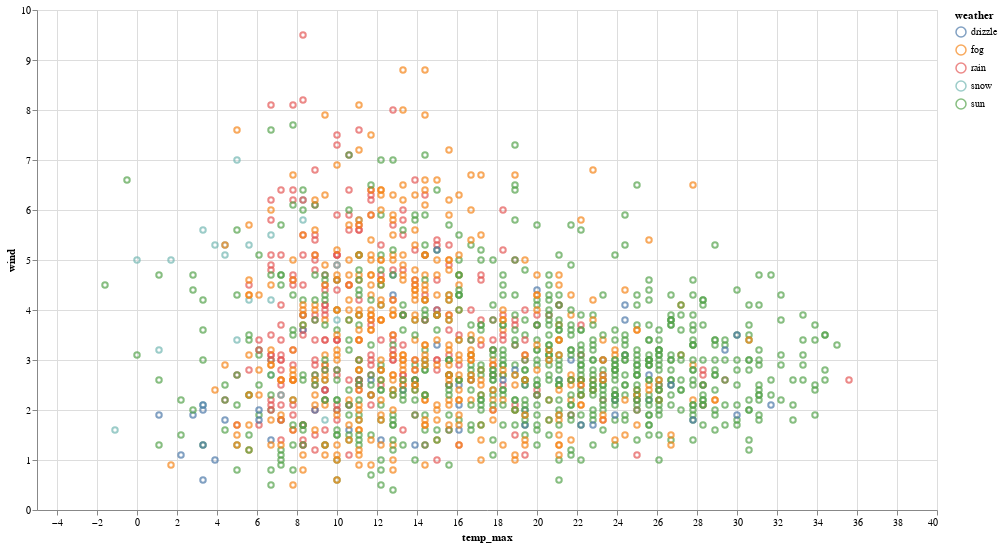

Notebook cell for this chart:
### Code cell
'''tooltip arguments is going to signify what we are going to see when we hover over the data points'''
alt.Chart(weather_data, height = 500, width = 900) \
    .mark_point() \
    .encode(x = 'temp_max:Q',
               y = 'wind:Q',
               color = 'weather:N',
               tooltip = ['weather','temp_max']) \
.interactive()

### Figure 1 — Vega-Lite specification as saved in the notebook (floating-point values rounded to 4 significant figures; data arrays with more than 128 entries replaced by an {"elided": "..."} marker saying what was removed)
{"$schema": "https://vega.github.io/schema/vega-lite/v4.8.1.json", "config": {"view": {"continuousHeight": 300, "continuousWidth": 400}}, "data": {"name": "data-34c913c2ef68cd4023ca26de0be7dcb4"}, "datasets": {"data-34c913c2ef68cd4023ca26de0be7dcb4": {"elided": "1461 records"}}, "encoding": {"color": {"field": "weather", "type": "nominal"}, "tooltip": [{"field": "weather", "type": "nominal"}, {"field": "temp_max", "type": "quantitative"}], "x": {"field": "temp_max", "type": "quantitative"}, "y": {"field": "wind", "type": "quantitative"}}, "height": 500, "mark": "point", "selection": {"selector004": {"bind": "scales", "encodings": ["x", "y"], "type": "interval"}}, "width": 900}
